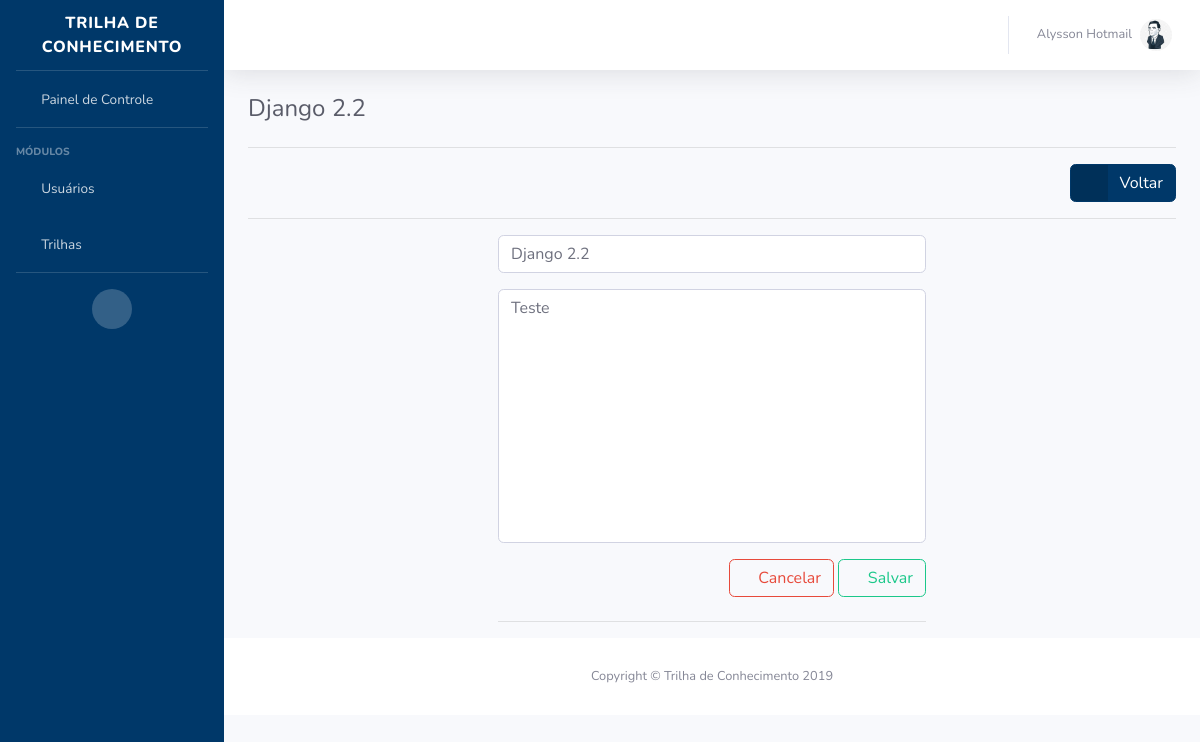
Screenshot of /trilhas/curso_alterar/7/ (signed in) with the database file from the repository.
### appTrilhas/models.py (models this page shows, shortened)
class User(AbstractUser):
    matricula = models.CharField(max_length=10, unique=True)
    ativo = models.BooleanField(default=False)
    username = models.CharField(max_length=10, blank=True)
    email = models.EmailField(max_length=70, unique=True)
    name = models.CharField(max_length=130, blank=False, null=False)
    data_nascimento = models.DateField(null=True)
    genero = models.CharField(max_length=15, choices=(('F', 'Feminino'), ('M', 'Masculino'), ('O', 'Outros')))
    role = models.CharField(max_length=20,
                            choices=(('Administrador', 'Administrador'),
                                     ('Estudante', 'Estudante'),
                                     ('Moderador', 'Moderador')),
                            default='Estudante', null=False)
    imagem = ProcessedImageField(upload_to='usuarios', processors=[ResizeToFit(200, 200)], null=True, blank=True)
    cursoLink = models.ManyToManyField('LinkCurso', through='User_Link', related_name='users')
    trilhaProgresso = models.ManyToManyField('Trilha', through='Trilha_User', related_name='users')
    trilha = models.ManyToManyField(Trilha)
    USERNAME_FIELD = 'matricula'
    REQUIRED_FIELDS = ['username', 'email', 'name', 'role']

class Curso(models.Model):
    nome = models.CharField(max_length=128, blank=False, null=False)
    carga_horaria = models.IntegerField(null=True, default=0)
    esta_concluido = models.BooleanField(default=False)
    descricao = models.TextField(max_length=300, blank=True, null=True)
    trilha = models.ForeignKey('Trilha', on_delete=models.CASCADE, null=True)
    progresso = models.FloatField(default=0)

### appTrilhas/views.py (the view)
# urls.py: path('curso_alterar/<int:id>/', curso_alterar, name='curso_alterar'),
@login_required()
@has_role_decorator(Administrador, Moderador)
def curso_alterar(request, id):
    curso = get_object_or_404(Curso, pk=id)
    form = CursoForm(request.POST or None, instance=curso)
    if request.method == 'POST':
        form = CursoForm(request.POST or None, instance=curso)
        if form.is_valid():
            form.save()
            return redirect('criar_curso', id=curso.trilha.pk)
    return render(request, 'trilhas/admin_alterar_curso.html', {'form': form, 'curso': curso})

### appTrilhas/forms.py
class CursoForm(ModelForm):
    class Meta:
        model = Curso
        fields = ['nome', 'descricao']
        widgets = {
            'nome': forms.TextInput(attrs={'placeholder': 'Título', 'class': 'form-control'}),
            'descricao': forms.Textarea(attrs={'placeholder': 'Descrição', 'class': 'form-control'})
        }

### templates/trilhas/admin_alterar_curso.html (shortened to what this page needs)
{% extends "_base.html" %}
{% load crispy_forms_tags %}
{% block content %}
        <div class="container-fluid">
          <h1 class="h4 mb-4 text-gray-800">{{ curso.nome }}</h1>
          <hr>
          <div class="float-right float-sm-right float-md-right float-lg-right float-xl-right">
            <a href="" class="btn btn-std btn-icon-split" data-toggle="modal" data-target="#modalCancelarCurso">
              <span class="icon text-white-50">
                <i class="fas fa-arrow-left"></i>
              </span>
              <span class="text">Voltar</span>
            </a>
          </div>
          <div class="clearfix"></div>
          <hr>
          <div class="container">
            <div class="row justify-content-center">
              <div class="col-xs-12 col-sm-12 col-md-12 col-lg-6 col-xl-6">
                <form class="form-container" method="post" action="">
                  <div class="form-group">
                    {{ form.nome }}
                  </div>
                  <div class="form-group">
                    {{ form.descricao }}
                  </div>
                  <div class="text-right mb-4">
                    <a href="" class="btn btn-outline-danger" data-toggle="modal" data-target="#modalCancelarCurso">
                      <span class="icon text-50">
                        <i class="fas fa-ban"></i>
                      </span>
                      <span class="text">Cancelar</span>
                    </a>
                    <a href="" class="btn btn-outline-success" data-toggle="modal" data-target="#modalSalvarCurso">
                      <span class="icon text-50">
                        <i class="fas fa-check"></i>
                      </span>
                      <span class="text">Salvar</span>
                    </a>
                  </div>
                </form>
                <hr>
              </div>
            </div>
          </div>
        </div>
{% endblock %}

### templates/_base.html (shortened to what this page needs)
<!DOCTYPE html>
{% load static %}
<html lang="pt-br">
<head>
  <link href="{% static 'vendor/fontawesome-free/css/all.min.css' %}" rel="stylesheet" type="text/css">
  <link href="{% static 'css/sb-admin-2.css' %}" rel="stylesheet">
  <link rel="stylesheet" type="text/css" href="{% static 'css/estilo-dashboard-admin.css' %}">
  <link href="{% static 'vendor/datatables/dataTables.bootstrap4.min.css' %}" rel="stylesheet">
</head>
<body id="page-top">
  <div id="wrapper">
    <ul class="navbar-nav bg-gradient-primary sidebar sidebar-dark accordion" id="accordionSidebar">
      <a class="sidebar-brand d-flex align-items-center justify-content-center" href="{% url 'admin_painel' %}">
        <div class="sidebar-brand-text mx-3">Trilha de Conhecimento</div>
      </a>
      <hr class="sidebar-divider my-0">
      <li class="nav-item">
        <a class="nav-link" href="{% url 'admin_painel' %}">
          <i class="fas fa-fw fa-tachometer-alt"></i>
          <span>Painel de Controle</span></a>
      </li>
      <hr class="sidebar-divider">
      <div class="sidebar-heading">
        Módulos
      </div>
      <li class="nav-item">
        <a class="nav-link collapsed" href="#" data-toggle="collapse" data-target="#collapseTwo" aria-expanded="true" aria-controls="collapseTwo">
          <i class="fas fa-fw fa-user-friends"></i>
          {% if request.user.role == 'Administrador' %}
            <span>Gerenciar Usuários</span>
          {% else %}
            <span>Usuários</span>
          {% endif %}
        </a>
      </li>
      <li class="nav-item">
        <a class="nav-link collapsed" href="#" data-toggle="collapse" data-target="#collapseThree" aria-expanded="true" aria-controls="collapseThree">
          <i class="fas fa-fw fa-tree"></i>
          {% if request.user.role == 'Administrador' %}
            <span>Gerenciar Trilhas</span>
          {% else %}
            <span>Trilhas</span>
          {% endif %}
        </a>
      </li>
      <hr class="sidebar-divider d-none d-md-block">
      <div class="text-center d-none d-md-inline">
        <button class="rounded-circle border-0" id="sidebarToggle"></button>
      </div>
    </ul>
    <div id="content-wrapper" class="d-flex flex-column">
      <div id="content">
        <nav class="navbar navbar-expand navbar-light bg-white topbar mb-4 static-top shadow">
          <ul class="navbar-nav ml-auto">
            <li class="nav-item dropdown no-arrow">
              <a class="nav-link dropdown-toggle" href="#" id="userDropdown" role="button" data-toggle="dropdown" aria-haspopup="true" aria-expanded="false">
                <span class="mr-2 d-none d-lg-inline text-gray-600 small"> {{ request.user.name }} </span>
                {% if request.user.imagem %}
                  <img src="{{ request.user.imagem.url }}" class="img-profile rounded-circle" alt="imagem de perfil"/>
                {% else %}
                  <img src="{% static 'img/default_profile.png' %}" class="img-profile rounded-circle" alt="imagem de perfil"/>
                {% endif %}
              </a>
            </li>
          </ul>
        </nav>
          {% block content %} {% endblock %}
      <footer class="sticky-footer bg-white">
        <div class="container my-auto">
          <div class="copyright text-center my-auto">
            <span>Copyright &copy; Trilha de Conhecimento 2019</span>
          </div>
        </div>
      </footer>
    </div>
  </div>
</body>
</html>

### static/css/estilo-dashboard-admin.css (style rules this page uses)
.btn-std { color: #fff; background-color: #003869; border-color: #003869; }
textarea { resize: none; }

### rows the page displays
User: user.name "Alysson Hotmail", user.imagem (picture)
Curso: nome "Django 2.2", descricao "Teste"
